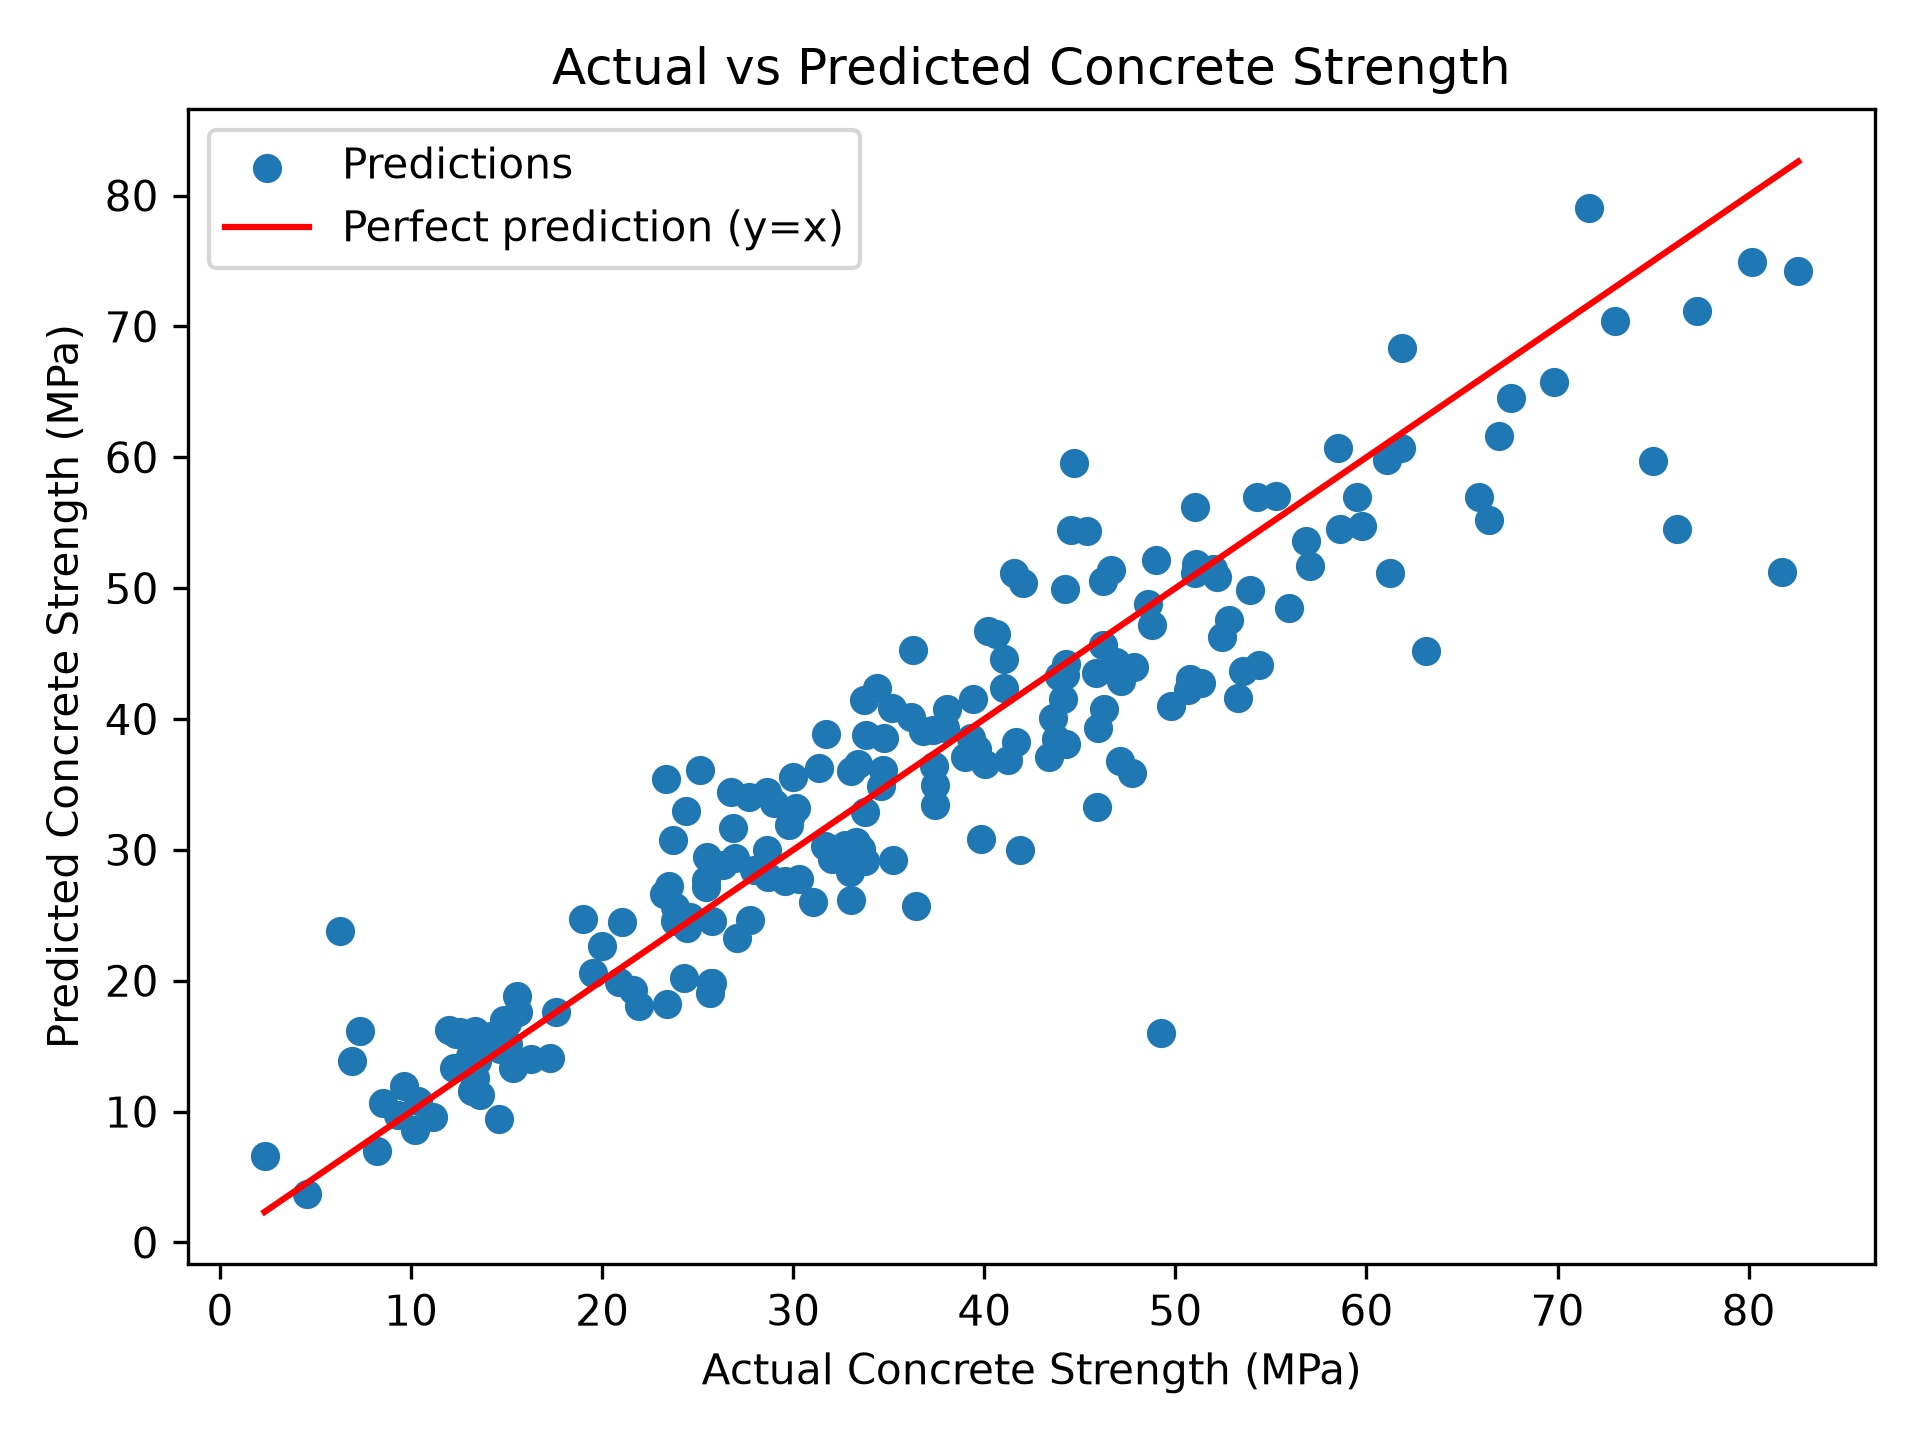

This chart was generated by the following Python code:

import pandas as pd
import matplotlib.pyplot as plt
import numpy as np

from sklearn.linear_model import LinearRegression, Ridge
from sklearn.metrics import mean_squared_error, mean_absolute_error
from sklearn.model_selection import (
    train_test_split,
    KFold,
    cross_val_score,
    GridSearchCV
)
from sklearn.pipeline import Pipeline
from sklearn.preprocessing import PolynomialFeatures, StandardScaler


concrete = pd.read_csv("concrete_strength.csv").drop_duplicates()

target = "Concrete compressive strength"

X = concrete.drop(columns=target)
y = concrete[target]

print("Rows after removing duplicates:", len(concrete))


X_train, X_test, y_train, y_test = train_test_split(
    X,
    y,
    test_size=0.20,
    random_state=42
)

print("Training rows:", len(X_train))
print("Test rows:", len(X_test))

folds = KFold(
    n_splits=5,
    shuffle=True,
    random_state=42
)

scoring = "neg_root_mean_squared_error"


linear_model = LinearRegression()

baseline_scores = -cross_val_score(
    linear_model,
    X_train,
    y_train,
    cv=folds,
    scoring=scoring
)

baseline_mean = baseline_scores.mean()

print("\nLinear Regression Baseline")
print("Fold RMSE:", baseline_scores.round(2))
print("Mean CV RMSE:", round(baseline_mean, 2))

ridge_model = Pipeline([
    ("poly", PolynomialFeatures(include_bias=False)),
    ("scale", StandardScaler()),
    ("ridge", Ridge())
])

parameter_grid = {
    "poly__degree": [1, 2, 3],
    "ridge__alpha": [0.01, 0.1, 1, 10, 100]
}

search = GridSearchCV(
    ridge_model,
    parameter_grid,
    cv=folds,
    scoring=scoring,
    refit=True
)


search.fit(X_train, y_train)

print("\nBest Parameters:", search.best_params_)
print("Best Mean CV RMSE:", round(-search.best_score_, 2))

results = pd.DataFrame(search.cv_results_)

top_three = results.sort_values("rank_test_score").head(3)

print("\nTop Three Grid Search Settings:")
print(
    top_three[
        ["param_poly__degree", "param_ridge__alpha",
         "rank_test_score", "mean_test_score"]
    ].to_string(index=False)
)


test_predictions = search.predict(X_test)

test_rmse = np.sqrt(
    mean_squared_error(y_test, test_predictions)
)

test_mae = mean_absolute_error(
    y_test,
    test_predictions
)

print("\nFinal Test Results")
print("Test RMSE:", round(test_rmse, 2))
print("Test MAE:", round(test_mae, 2))


plt.scatter(
    y_test,
    test_predictions,
    label="Predictions"
)


minimum = min(y_test.min(), test_predictions.min())
maximum = max(y_test.max(), test_predictions.max())

plt.plot(
    [minimum, maximum],
    [minimum, maximum],
    color="red",
    label="Perfect prediction (y=x)"
)

plt.xlabel("Actual Concrete Strength (MPa)")
plt.ylabel("Predicted Concrete Strength (MPa)")
plt.title("Actual vs Predicted Concrete Strength")
plt.legend()
plt.tight_layout()

plt.savefig("task3_concrete.png", dpi=300)
plt.show()


print("\nModel Comparison")
print("Baseline Mean CV RMSE:", round(baseline_mean, 2))
print("Tuned Mean CV RMSE:", round(-search.best_score_, 2))
